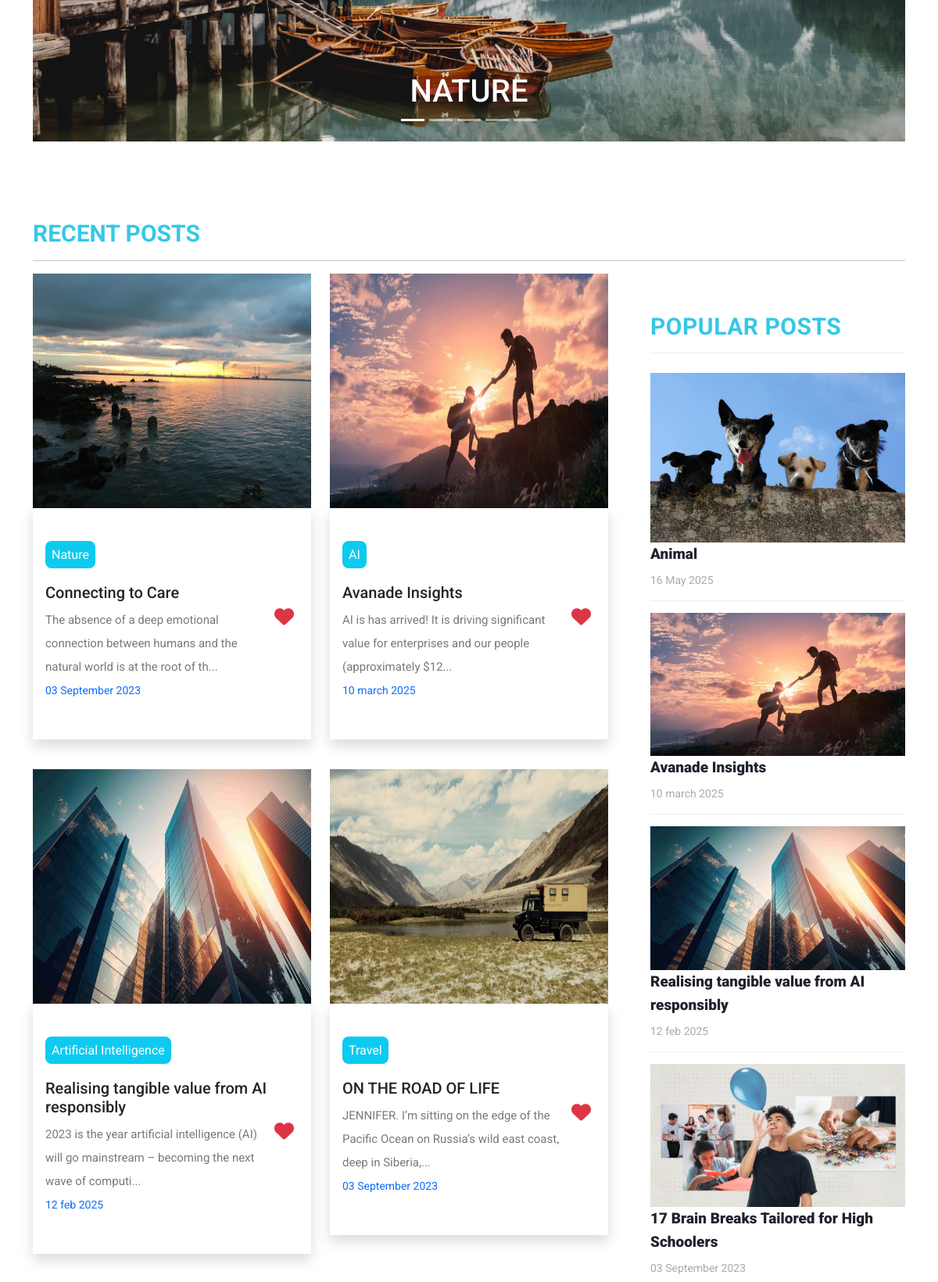
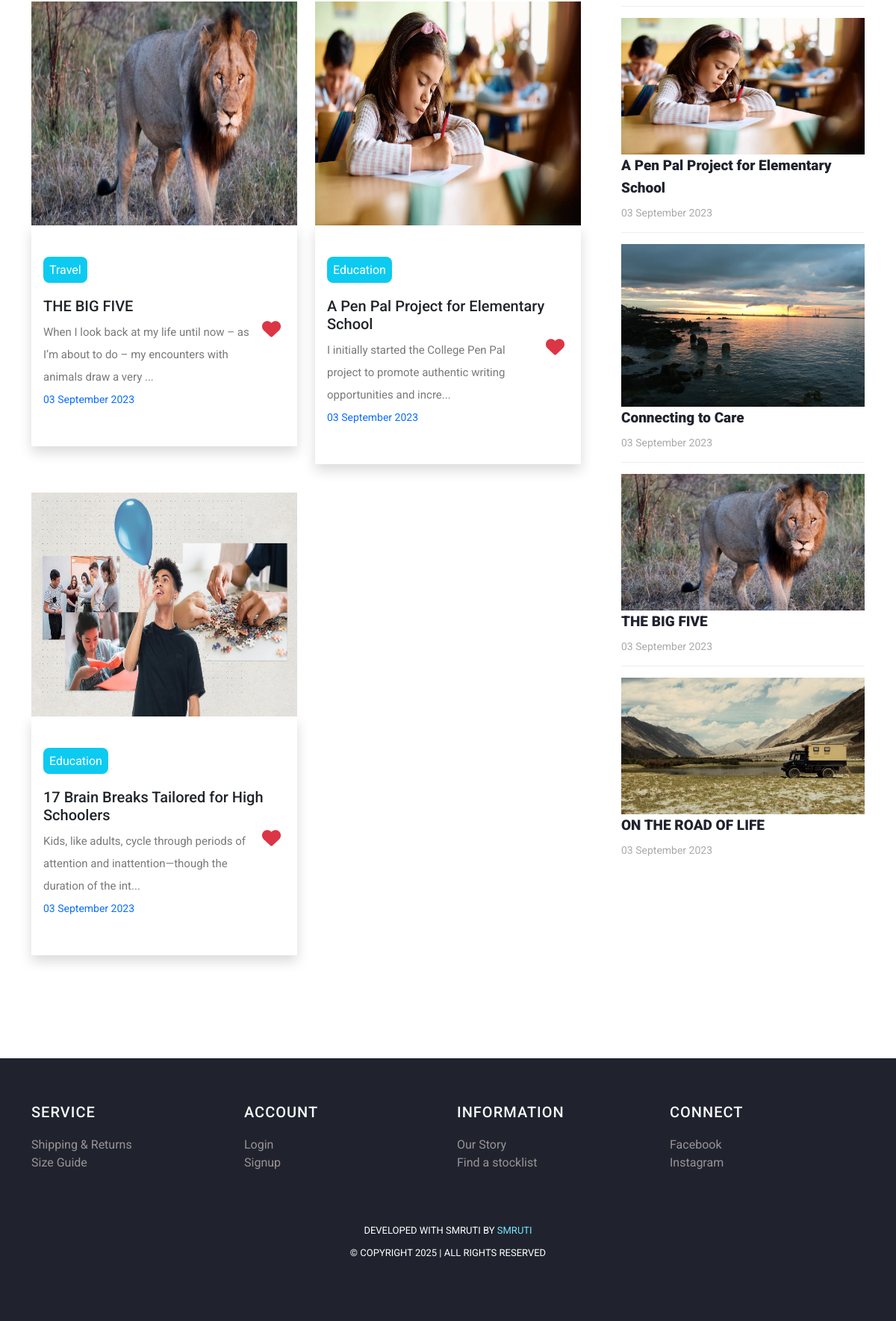
Before: / (lower part) with the older database file (2 pictures, top to bottom).
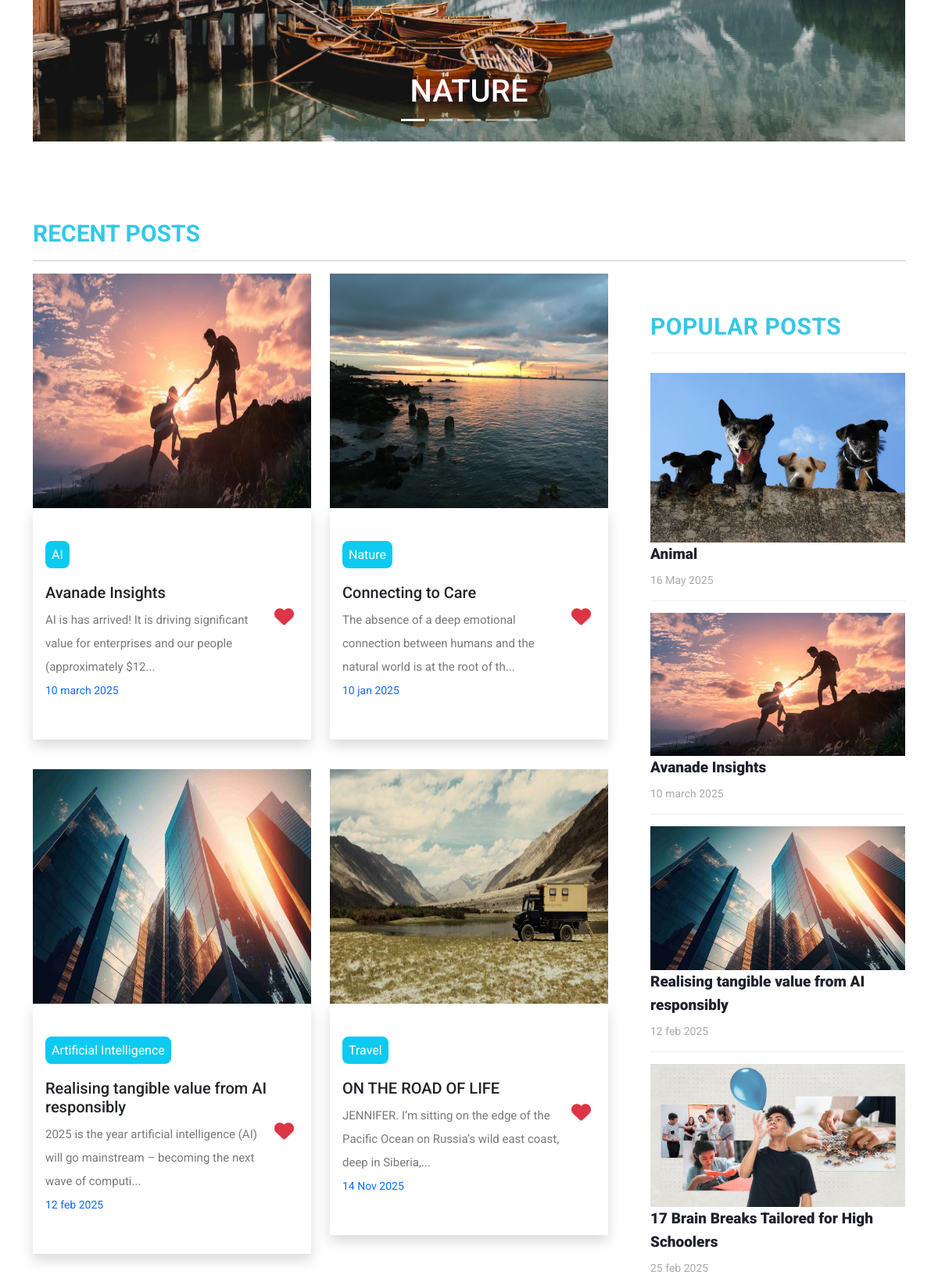
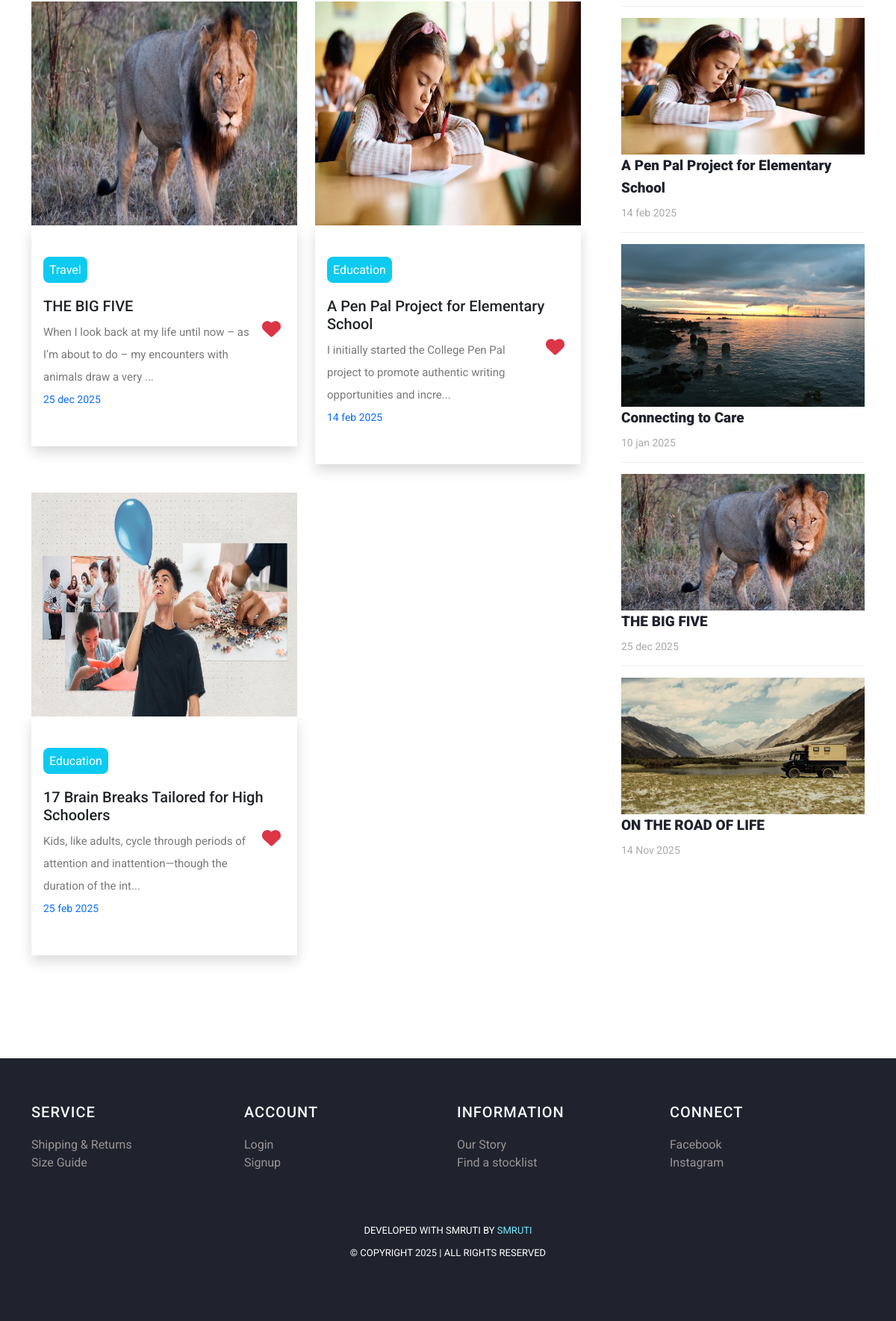
After: the same page with the newer database file (2 pictures, top to bottom).
### myapp/models.py (models this page shows, shortened)
class Post(models.Model):
    postname = models.CharField(max_length=600)
    category = models.CharField(max_length=600)
    image = models.ImageField(upload_to='images/posts',blank=True,null=True)
    content = models.CharField(max_length=100000)
    time = models.CharField(default=time,max_length=100, blank=True)
    likes = models.IntegerField(null=True,blank=True,default=0)
    user = models.ForeignKey(User,on_delete=models.CASCADE)

### myapp/views.py (the view)
# urls.py: path("",views.index,name="index"),
def index(request):
    return render(request,"index.html",{
        'posts':Post.objects.filter(user_id=request.user.id).order_by("id").reverse(),
        'top_posts':Post.objects.all().order_by("-likes"),
        'recent_posts':Post.objects.all().order_by("-id"),
        'user':request.user,
        'media_url':settings.MEDIA_URL
    })

### templates/index.html (shortened to what the changed rows need)
{% load static %}
<!DOCTYPE html>
<html lang="en">
<head>
  <link href="https://cdn.jsdelivr.net/npm/bootstrap@5.3.0-alpha3/dist/css/bootstrap.min.css" rel="stylesheet"
>
  <link href="{% static 'vendor/bootstrap/css/bootstrap.min.css' %}" rel="stylesheet">
  <link href="https://cdn.jsdelivr.net/npm/bootstrap@5.3.1/dist/css/bootstrap.min.css" rel="stylesheet"
>
</head>
<link rel="stylesheet" href="{% static 'assets/css/fontawesome.css' %}">
<link rel="stylesheet" href="https://cdnjs.cloudflare.com/ajax/libs/font-awesome/6.4.2/css/all.min.css">
<link rel="stylesheet" href="{% static 'assets/css/templatemo-stand-blog.css' %}">
<link rel="stylesheet" href="{% static 'assets/css/owl.css' %}">
<link rel="stylesheet" href="{% static 'assets/css/styles.css' %}">
</head>
<body>
  <div class="container mt-5 carousel">
    <div id="carouselExampleCaptions" class="carousel slide">
      <div class="carousel-inner">
        <div class="carousel-item active">
          <div class="carousel-caption ">
            <h1>NATURE</h1>
          </div>
        </div>
      </div>
    </div>
  </div>
  <section class="blog-posts">
    <div class="container">
      <div class=" row">
        <div class="col-lg-8">
          <div class="all-blog-posts">
            <div class="row">
              {% for post in top_posts|slice:"0:7" %}
              <div class="col col-lg-6 col-12 pb-2 blog-post ">
                <img src="{{media_url}}{{post.image}}" alt="" class="img-fluid" width="100%">
                <div class="px-3 py-5 shadow">
                  <a href="{% url 'post' post.id %}" class="text-decoration-none text-dark mb-3">
                    <span class="text-white bg-info text-center rounded-3 mt-5"
                      style="padding: 8px;">{{post.category}}</span>
                    <h5 class="mt-4">{{post.postname}}</h5>
                  </a>
                  <form method="post" action="{% url 'increaselikes' post.id %}">
                    <button class="float-right small" type="submit"
                      style="border: none; background: transparent; font-size: 25px;"><i
                        class="fa fa-heart text-danger"></i></button>
                  </form>
                  <p class="mt-2">{{post.content|slice:"0:100"}}...</p>
                  <p class="small text-primary">{{post.time}} </p>
                </div>
              </div>
              {% endfor %}
            </div>
          </div>
        </div>
        <div class="col-lg-4">
          <div class="sidebar">
            <div class="row">
              <div class="col-lg-12">
                <div class="sidebar-item recent-posts">
                  <div class="sidebar-heading">
                    <h2 style="color: rgb(53,200,230); font-size: 30px; font-weight: bold;">Popular Posts</h2>
                  </div>
                  <div class="content">
                    <ul>
                      {% for post in recent_posts|slice:"0:" %}
                      <li>
                        <img src="{{media_url}}{{post.image}}" class="img-fluid" alt="" width="100%">
                        <a href="post-details.html">
                          <a href="{% url 'post' post.id %}" class="text-decoration-none text-dark">
                            <h5>{{post.postname}}</h5>
                          </a>
                          <span>{{post.time}}</span>
                        </a>
                      </li>
                      {% endfor %}
                    </ul>
                  </div>
                </div>
              </div>
            </div>
          </div>
        </div>
      </div>
    </div>
  </section>
</body>
</html>

Changed rows visible on the page:
changed Post "Avanade Insights": moves up the list
changed Post "Connecting to Care": time "03 September 2023" → "10 jan 2025"
changed Post "Realising tangible value from AI responsibly": content "2023 is the year artificial intelligence (AI) will go mainstream – becoming the next wave of computi" → "2025 is the year artificial intelligence (AI) will go mainstream – becoming the next wave of computi"
changed Post "ON THE ROAD OF LIFE": time "03 September 2023" → "14 Nov 2025"
changed Post "THE BIG FIVE": time "03 September 2023" → "25 dec 2025"
changed Post "A Pen Pal Project for Elementary School": time "03 September 2023" → "14 feb 2025"
changed Post "17 Brain Breaks Tailored for High Schoolers": time "03 September 2023" → "25 feb 2025"
